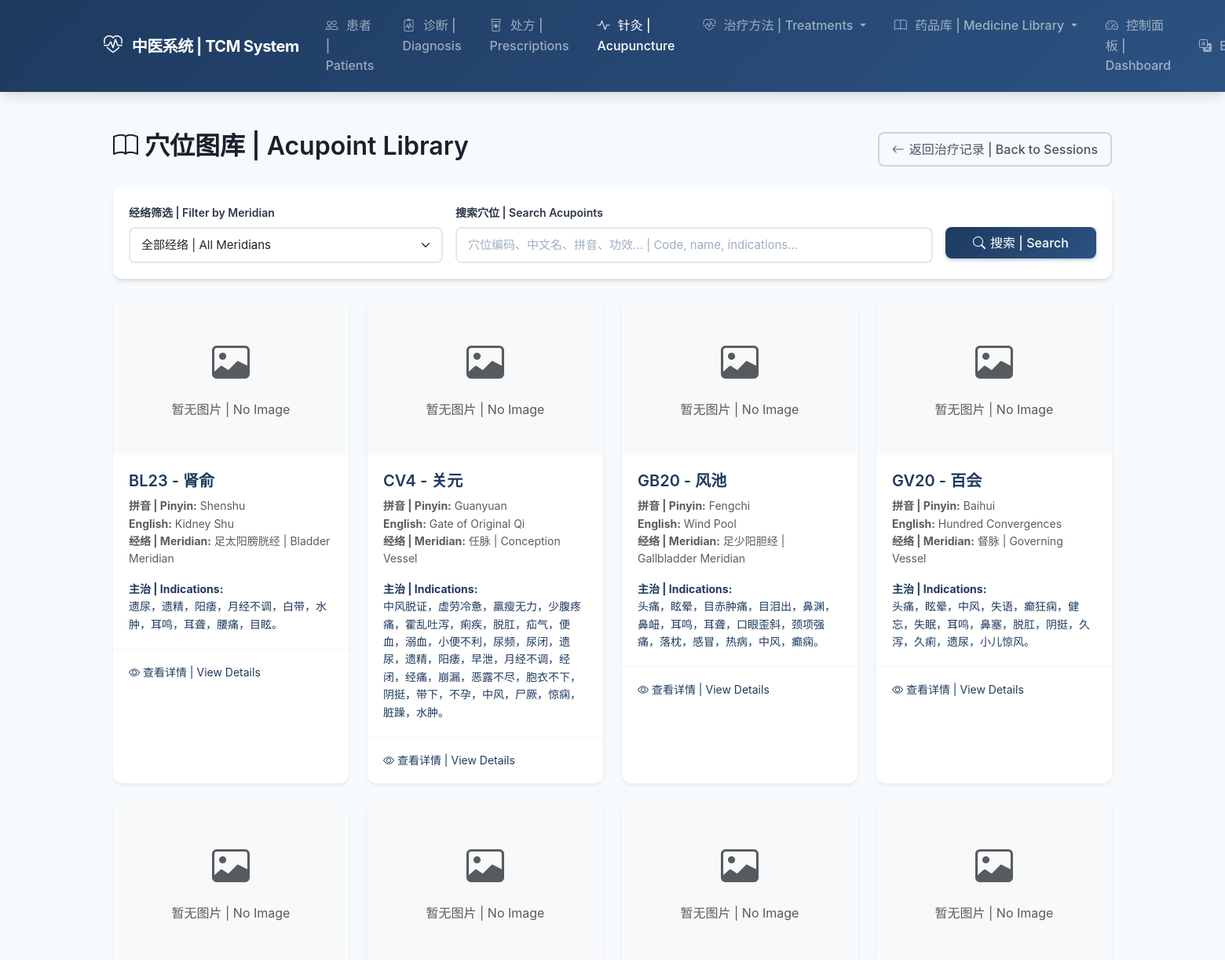
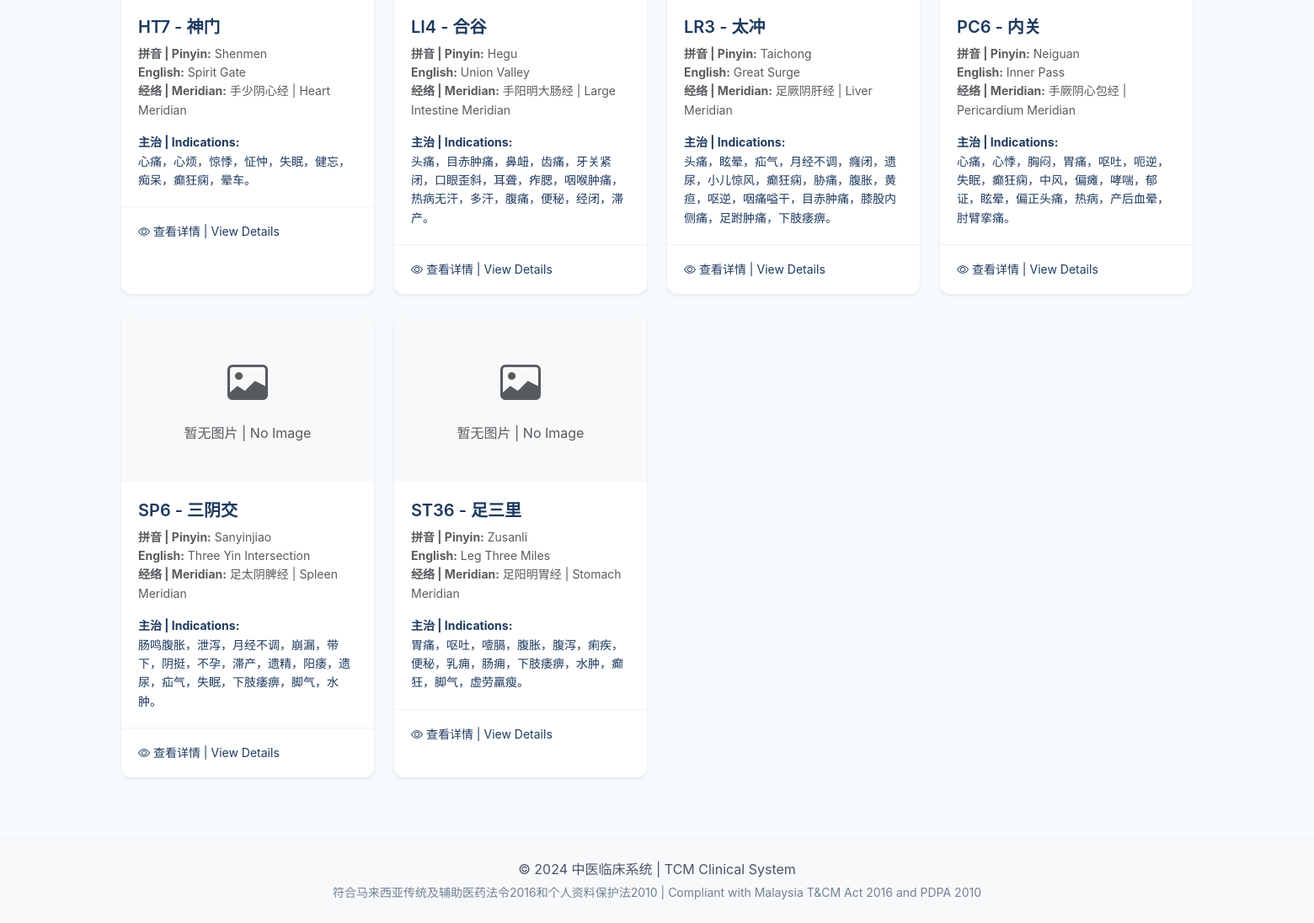
Screenshot of /acupuncture/library/ (signed in) with the database file from the repository (2 pictures, top to bottom).
### acupuncture/models.py (models this page shows, shortened)
class AcupointReference(models.Model):
    class MeridianType(models.TextChoices):
        LUNG = 'LU', _('手太阴肺经 | Lung Meridian')
        LARGE_INTESTINE = 'LI', _('手阳明大肠经 | Large Intestine Meridian')
        STOMACH = 'ST', _('足阳明胃经 | Stomach Meridian')
        SPLEEN = 'SP', _('足太阴脾经 | Spleen Meridian')
        HEART = 'HT', _('手少阴心经 | Heart Meridian')
        SMALL_INTESTINE = 'SI', _('手太阳小肠经 | Small Intestine Meridian')
        BLADDER = 'BL', _('足太阳膀胱经 | Bladder Meridian')
        KIDNEY = 'KI', _('足少阴肾经 | Kidney Meridian')
        PERICARDIUM = 'PC', _('手厥阴心包经 | Pericardium Meridian')
        TRIPLE_BURNER = 'TB', _('手少阳三焦经 | Triple Burner Meridian')
        GALLBLADDER = 'GB', _('足少阳胆经 | Gallbladder Meridian')
        LIVER = 'LR', _('足厥阴肝经 | Liver Meridian')
        GOVERNING_VESSEL = 'GV', _('督脉 | Governing Vessel')
        CONCEPTION_VESSEL = 'CV', _('任脉 | Conception Vessel')
        EXTRA = 'EX', _('经外奇穴 | Extra Points')
    code = models.CharField(
        _('穴位编码 | Acupoint Code'),
        max_length=10,
        unique=True,
        help_text=_('例如：LI4, ST36 | e.g., LI4, ST36')
    )
    chinese_name = models.CharField(
        _('中文名称 | Chinese Name'),
        max_length=50,
        help_text=_('例如：合谷 | e.g., Hegu')
    )
    pinyin_name = models.CharField(
        _('拼音名称 | Pinyin Name'),
        max_length=50,
        help_text=_('例如：Hegu | e.g., Hegu')
    )
    english_name = models.CharField(
        _('英文名称 | English Name'),
        max_length=100,
        blank=True,
        help_text=_('例如：Union Valley | e.g., Union Valley')
    )
    meridian = models.CharField(
        _('所属经络 | Meridian'),
        max_length=2,
        choices=MeridianType.choices
    )
    location_chinese = models.TextField(
        _('定位（中文）| Location (Chinese)'),
        help_text=_('穴位的精确位置描述 | Precise location description')
    )
    location_english = models.TextField(
        _('定位（英文）| Location (English)'),
        blank=True
    )
    image_2d = models.ImageField(
        _('2D图片 | 2D Image'),
        upload_to='acupoints/2d/',
        null=True,
        blank=True,
        help_text=_('穴位2D示意图 | 2D illustration of acupoint')
    )
    image_3d = models.ImageField(
        _('3D图片 | 3D Image'),
        upload_to='acupoints/3d/',
        null=True,
        blank=True,
        help_text=_('穴位3D示意图 | 3D illustration of acupoint')
    )
    video_url = models.URLField(
        _('视频链接 | Video URL'),
        blank=True,
        help_text=_('穴位演示视频URL | Demonstration video URL')
    )
    indications = models.TextField(
        _('主治 | Indications'),
        help_text=_('主治病症 | Main indications for treatment')
    )
    functions = models.TextField(
        _('功效 | Functions'),
        help_text=_('穴位功效 | Therapeutic functions')
    )
    techniques = models.TextField(
        _('针刺方法 | Needling Techniques'),
        blank=True,
        help_text=_('进针深度、角度、手法 | Needle depth, angle, manipulation')
    )
    precautions = models.TextField(
        _('注意事项 | Precautions'),
        blank=True,
        help_text=_('禁忌症和注意事项 | Contraindications and precautions')
    )
    usage_count = models.IntegerField(
        _('使用次数 | Usage Count'),
        default=0,
        help_text=_('在系统中被使用的次数 | Times used in the system')
    )
    effectiveness_rating = models.DecimalField(
        _('有效率 | Effectiveness Rating'),
        max_digits=4,
        decimal_places=2,
        default=0.00,
        help_text=_('基于治疗反馈的有效率 | Effectiveness based on treatment feedback')
    )
    created_at = models.DateTimeField(_('创建时间 | Created At'), auto_now_add=True)
    updated_at = models.DateTimeField(_('更新时间 | Updated At'), auto_now=True)
    is_active = models.BooleanField(_('活跃 | Active'), default=True)
    class Meta:
        verbose_name = _('穴位参考 | Acupoint Reference')
        verbose_name_plural = _('穴位参考库 | Acupoint Reference Library')
        ordering = ['meridian', 'code']
        indexes = [
            models.Index(fields=['code']),
            models.Index(fields=['meridian']),
            models.Index(fields=['-usage_count']),
        ]

### acupuncture/views.py (the view, shortened to what this page needs)
# urls.py: path('library/', views.AcupointLibraryView.as_view(), name='library'),
class AcupointLibraryView(PractitionerRequiredMixin, ListView):
    model = AcupointReference
    template_name = 'acupuncture/acupoint_library.html'
    context_object_name = 'acupoints'
    paginate_by = 20
    def get_queryset(self):
        queryset = AcupointReference.objects.filter(is_active=True)
        meridian = self.request.GET.get('meridian')
        if meridian:
            queryset = queryset.filter(meridian=meridian)
        search = self.request.GET.get('search')
        return queryset.order_by('meridian', 'code')
    def get_context_data(self, **kwargs):
        context = super().get_context_data(**kwargs)
        context['meridian_choices'] = AcupointReference.MeridianType.choices
        context['selected_meridian'] = self.request.GET.get('meridian', '')
        return context

### accounts/models.py (called while the page is built)
    @property
    def is_admin(self):
        return self.role == self.Role.ADMIN

    @property
    def is_practitioner(self):
        return self.role == self.Role.PRACTITIONER

### acupuncture/views.py (called while the page is built)
    def test_func(self):
        return self.request.user.is_practitioner or self.request.user.is_admin

### templates/acupuncture/acupoint_library.html (shortened to what this page needs)
{% extends 'base.html' %}
{% load i18n %}
{% load static %}
{% block content %}
<div class="container my-4">
    <div class="d-flex justify-content-between align-items-center mb-4">
        <h2><i class="bi bi-book"></i> 穴位图库 | Acupoint Library</h2>
        <div>
            <a href="{% url 'acupuncture:list' %}" class="btn btn-outline-secondary">
                <i class="bi bi-arrow-left"></i> 返回治疗记录 | Back to Sessions
            </a>
        </div>
    </div>
    <div class="card mb-4">
        <div class="card-body">
            <form method="get" class="row g-3">
                <div class="col-md-4">
                    <label class="form-label">经络筛选 | Filter by Meridian</label>
                    <select name="meridian" class="form-select" onchange="this.form.submit()">
                        <option value="">全部经络 | All Meridians</option>
                    </select>
                </div>
                <div class="col-md-6">
                    <label class="form-label">搜索穴位 | Search Acupoints</label>
                    <input type="text" name="search" class="form-control"
                           placeholder="穴位编码、中文名、拼音、功效... | Code, name, indications..."
                           value="{{ request.GET.search }}">
                </div>
                <div class="col-md-2">
                    <label class="form-label">&nbsp;</label>
                    <button type="submit" class="btn btn-primary w-100">
                        <i class="bi bi-search"></i> 搜索 | Search
                    </button>
                </div>
            </form>
        </div>
    </div>
    {% if acupoints %}
    <div class="row">
        {% for acupoint in acupoints %}
        <div class="col-md-4 col-lg-3 mb-4">
            <div class="card h-100 shadow-sm hover-shadow">
                <a href="{% url 'acupuncture:acupoint_detail' acupoint.code %}" class="text-decoration-none">
                    {% if acupoint.image_2d %}
                    <img src="{{ acupoint.image_2d.url }}" class="card-img-top" alt="{{ acupoint.chinese_name }}" style="height: 200px; object-fit: cover;">
                    {% else %}
                    <div class="card-img-top bg-light d-flex align-items-center justify-content-center" style="height: 200px;">
                        <div class="text-center text-muted">
                            <i class="bi bi-image" style="font-size: 3rem;"></i>
                            <p class="mb-0 mt-2">暂无图片 | No Image</p>
                        </div>
                    </div>
                    {% endif %}
                    <div class="card-body">
                        <h5 class="card-title text-primary">
                            {{ acupoint.code }} - {{ acupoint.chinese_name }}
                        </h5>
                        <p class="card-text small text-muted">
                            <strong>拼音 | Pinyin:</strong> {{ acupoint.pinyin_name }}<br>
                            {% if acupoint.english_name %}
                            <strong>English:</strong> {{ acupoint.english_name }}<br>
                            {% endif %}
                            <strong>经络 | Meridian:</strong> {{ acupoint.get_meridian_display }}
                        </p>
                        <p class="card-text small">
                            <strong>主治 | Indications:</strong><br>
                            {{ acupoint.indications|truncatewords:15 }}
                        </p>
                    </div>
                    <div class="card-footer bg-transparent">
                        <small class="text-primary">
                            <i class="bi bi-eye"></i> 查看详情 | View Details
                        </small>
                    </div>
                </a>
            </div>
        </div>
        {% endfor %}
    </div>
    {% endif %}
</div>
{% endblock %}

### static/css/style.css (style rules this page uses)
:root { --tcm-primary: #1e3a5f; --tcm-primary-light: #2c5282; --tcm-primary-dark: #152a45; --tcm-secondary: #38a169; --tcm-secondary-light: #48bb78; --tcm-accent: #ed8936; --tcm-accent-light: #f6ad55; --tcm-danger: #e53e3e; --tcm-warning: #ecc94b; --tcm-info: #4299e1; --tcm-gray-50: #f7fafc; --tcm-gray-100: #edf2f7; --tcm-gray-200: #e2e8f0; --tcm-gray-300: #cbd5e0; --tcm-gray-400: #a0aec0; --tcm-gray-500: #718096; --tcm-gray-600: #4a5568; --tcm-gray-700: #2d3748; --tcm-gray-800: #1a202c; --tcm-gradient: linear-gradient(135deg, var(--tcm-primary) 0%, var(--tcm-primary-light) 100%); --tcm-gradient-accent: linear-gradient(135deg, var(--tcm-secondary) 0%, var(--tcm-secondary-light) 100%); --shadow-sm: 0 1px 2px 0 rgba(0, 0, 0, 0.05); --shadow: 0 4px 6px -1px rgba(0, 0, 0, 0.1), 0 2px 4px -1px rgba(0, 0, 0, 0.06); --shadow-md: 0 10px 15px -3px rgba(0, 0, 0, 0.1), 0 4px 6px -2px rgba(0, 0, 0, 0.05); --shadow-lg: 0 20px 25px -5px rgba(0, 0, 0, 0.1), 0 10px 10px -5px rgba(0, 0, 0, 0.04); --transition-fast: 150ms ease; --transition-normal: 300ms ease; --radius-sm: 0.375rem; --radius: 0.5rem; --radius-lg: 0.75rem; --radius-xl: 1rem; }
* { box-sizing: border-box; }
body { min-height: 100vh; display: flex; flex-direction: column; font-family: 'Inter', -apple-system, BlinkMacSystemFont, 'Segoe UI', Roboto, sans-serif; background-color: var(--tcm-gray-50); color: var(--tcm-gray-700); line-height: 1.6; }
h1, h2, h3, h4, h5, h6 { font-weight: 600; color: var(--tcm-gray-800); line-height: 1.3; }
a { color: var(--tcm-primary); text-decoration: none; transition: color var(--transition-fast); }
.card { border: none; border-radius: var(--radius-lg); box-shadow: var(--shadow); transition: all var(--transition-normal); overflow: hidden; }
.card-body { padding: 1.25rem; }
.card-footer { background-color: var(--tcm-gray-50); border-top: 1px solid var(--tcm-gray-100); padding: 1rem 1.25rem; }
.btn { font-weight: 500; padding: 0.5rem 1rem; border-radius: var(--radius); transition: all var(--transition-fast); display: inline-flex; align-items: center; justify-content: center; gap: 0.375rem; }
.btn i { font-size: 1rem; }
.btn-primary { background: var(--tcm-gradient); border: none; box-shadow: 0 2px 4px rgba(30, 58, 95, 0.3); }
.btn-outline-secondary { color: var(--tcm-gray-600); border: 2px solid var(--tcm-gray-300); background: transparent; }
.form-label { font-weight: 600; font-size: 0.875rem; color: var(--tcm-gray-700); margin-bottom: 0.375rem; }
.form-control, .form-select { border: 2px solid var(--tcm-gray-200); border-radius: var(--radius); padding: 0.625rem 0.875rem; font-size: 0.9375rem; transition: all var(--transition-fast); background-color: white; }
.form-control::placeholder { color: var(--tcm-gray-400); }
.text-primary { color: var(--tcm-primary) !important; }

### templates/acupuncture/acupoint_library.html (style rules this page uses)
.hover-shadow { transition: box-shadow 0.3s ease; }

### rows the page displays
AcupointReference: image_2d "暂无图片 | No Image", code "BL23", chinese_name "肾俞", pinyin_name "Shenshu", english_name "Kidney Shu", meridian "足太阳膀胱经 | Bladder Meridian", indications "遗尿，遗精，阳痿，月经不调，白带，水肿，耳鸣，耳聋，腰痛，目眩。"
AcupointReference: image_2d "暂无图片 | No Image", code "CV4", chinese_name "关元", pinyin_name "Guanyuan", english_name "Gate of Original Qi", meridian "任脉 | Conception Vessel", indications "中风脱证，虚劳冷惫，羸瘦无力，少腹疼痛，霍乱吐泻，痢疾，脱肛，疝气，便血，溺血，小便不利，尿频，尿闭，遗尿，遗精，阳痿，早泄，月经不调，经闭，经痛，崩漏，恶露不尽，胞衣不下，阴挺，带下，不孕，中风，尸厥，惊痫，脏躁，水肿。"
AcupointReference: image_2d "暂无图片 | No Image", code "GB20", chinese_name "风池", pinyin_name "Fengchi", english_name "Wind Pool", meridian "足少阳胆经 | Gallbladder Meridian", indications "头痛，眩晕，目赤肿痛，目泪出，鼻渊，鼻衄，耳鸣，耳聋，口眼歪斜，颈项强痛，落枕，感冒，热病，中风，癫痫。"
AcupointReference: image_2d "暂无图片 | No Image", code "GV20", chinese_name "百会", pinyin_name "Baihui", english_name "Hundred Convergences", meridian "督脉 | Governing Vessel", indications "头痛，眩晕，中风，失语，癫狂痫，健忘，失眠，耳鸣，鼻塞，脱肛，阴挺，久泻，久痢，遗尿，小儿惊风。"
AcupointReference: image_2d "暂无图片 | No Image", code "HT7", chinese_name "神门", pinyin_name "Shenmen", english_name "Spirit Gate", meridian "手少阴心经 | Heart Meridian", indications "心痛，心烦，惊悸，怔忡，失眠，健忘，痴呆，癫狂痫，晕车。"
AcupointReference: image_2d "暂无图片 | No Image", code "LI4", chinese_name "合谷", pinyin_name "Hegu", english_name "Union Valley", meridian "手阳明大肠经 | Large Intestine Meridian", indications "头痛，目赤肿痛，鼻衄，齿痛，牙关紧闭，口眼歪斜，耳聋，痄腮，咽喉肿痛，热病无汗，多汗，腹痛，便秘，经闭，滞产。"
AcupointReference: image_2d "暂无图片 | No Image", code "LR3", chinese_name "太冲", pinyin_name "Taichong", english_name "Great Surge", meridian "足厥阴肝经 | Liver Meridian", indications "头痛，眩晕，疝气，月经不调，癃闭，遗尿，小儿惊风，癫狂痫，胁痛，腹胀，黄疸，呕逆，咽痛嗌干，目赤肿痛，膝股内侧痛，足跗肿痛，下肢痿痹。"
AcupointReference: image_2d "暂无图片 | No Image", code "PC6", chinese_name "内关", pinyin_name "Neiguan", english_name "Inner Pass", meridian "手厥阴心包经 | Pericardium Meridian", indications "心痛，心悸，胸闷，胃痛，呕吐，呃逆，失眠，癫狂痫，中风，偏瘫，哮喘，郁证，眩晕，偏正头痛，热病，产后血晕，肘臂挛痛。"
AcupointReference: image_2d "暂无图片 | No Image", code "SP6", chinese_name "三阴交", pinyin_name "Sanyinjiao", english_name "Three Yin Intersection", meridian "足太阴脾经 | Spleen Meridian", indications "肠鸣腹胀，泄泻，月经不调，崩漏，带下，阴挺，不孕，滞产，遗精，阳痿，遗尿，疝气，失眠，下肢痿痹，脚气，水肿。"
AcupointReference: image_2d "暂无图片 | No Image", code "ST36", chinese_name "足三里", pinyin_name "Zusanli", english_name "Leg Three Miles", meridian "足阳明胃经 | Stomach Meridian", indications "胃痛，呕吐，噎膈，腹胀，腹泻，痢疾，便秘，乳痈，肠痈，下肢痿痹，水肿，癫狂，脚气，虚劳羸瘦。"
